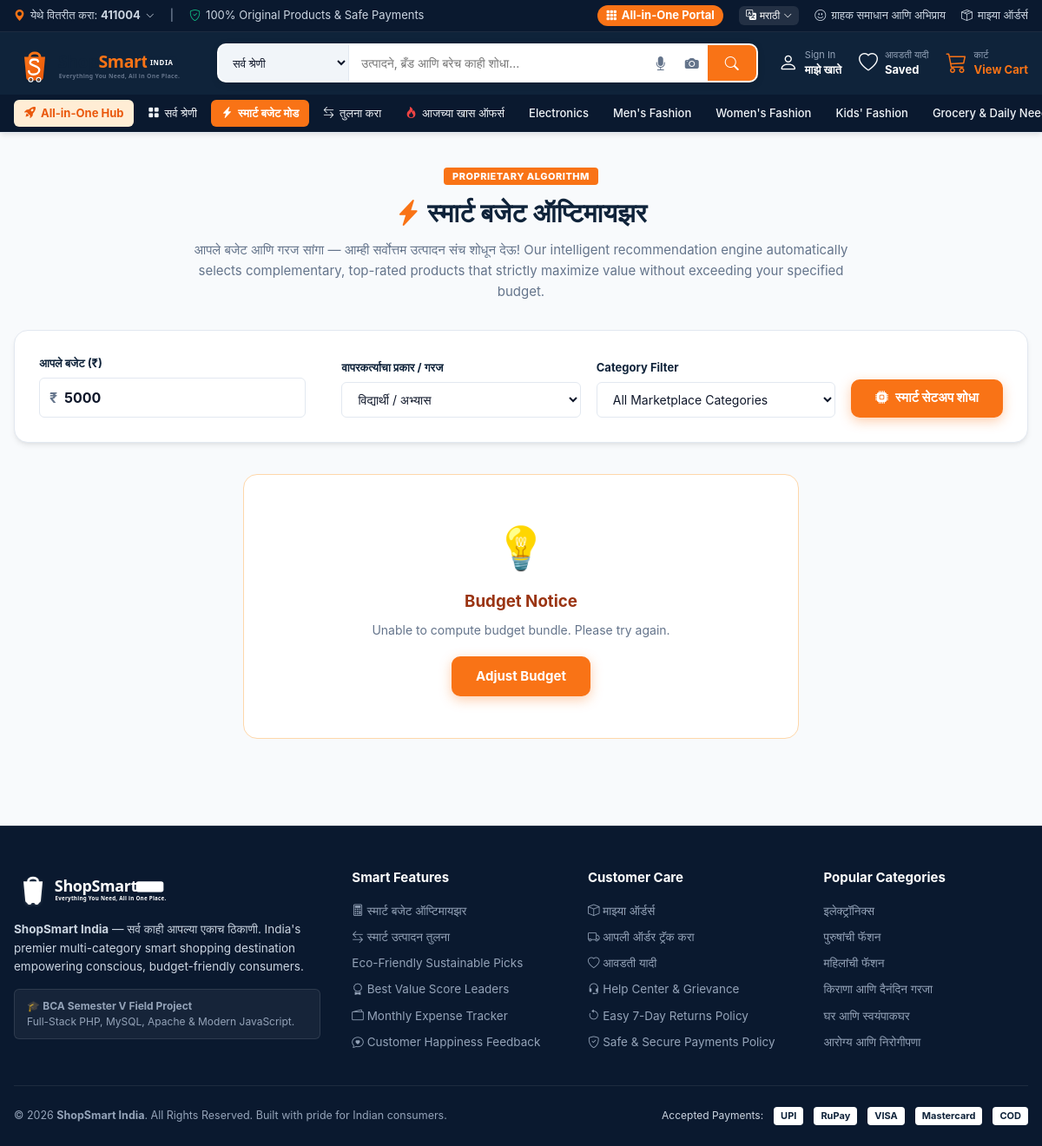
The app's page /budget.php?lang=mr with its own data.
### tables this page shows
CREATE TABLE `categories` (
  `id` INT UNSIGNED AUTO_INCREMENT PRIMARY KEY,
  `name` VARCHAR(100) NOT NULL,
  `slug` VARCHAR(100) NOT NULL UNIQUE,
  `description` TEXT DEFAULT NULL,
  `image_url` VARCHAR(255) DEFAULT NULL,
  `icon` VARCHAR(50) DEFAULT 'bi-tag',
  `display_order` INT NOT NULL DEFAULT 0,
  `is_active` TINYINT(1) NOT NULL DEFAULT 1,
  `created_at` DATETIME NOT NULL DEFAULT CURRENT_TIMESTAMP
);

### uploads/includes/i18n.php (called while the page is built, shortened)
<?php
class I18n {
    private static string $currentLang = 'en';
    private static array $translations = [];
    private static array $supportedLangs = ['en', 'mr', 'hi'];
    public static function init(): void {
        if (isset($_GET['lang']) && in_array($_GET['lang'], self::$supportedLangs, true)) {
            self::$currentLang = $_GET['lang'];
        }
        elseif (isset($_SESSION['lang']) && in_array($_SESSION['lang'], self::$supportedLangs, true)) {
            self::$currentLang = $_SESSION['lang'];
        }
        elseif (isset($_COOKIE['shopsmart_lang']) && in_array($_COOKIE['shopsmart_lang'], self::$supportedLangs, true)) {
            self::$currentLang = $_COOKIE['shopsmart_lang'];
            $_SESSION['lang'] = self::$currentLang;
        } else {
            self::$currentLang = 'en';
        }
        $file = __DIR__ . '/../lang/' . self::$currentLang . '.php';
        if (file_exists($file)) {
            self::$translations = include $file;
        } else {
            self::$translations = include __DIR__ . '/../lang/en.php';
        }
    }
    public static function get(string $key, array $replace = []): string {
        $text = self::$translations[$key] ?? $key;
        return $text;
    }
    public static function getCurrentLang(): string {
        return self::$currentLang;
    }
    public static function getSupportedLanguages(): array {
        return [
            'en' => ['name' => 'English', 'native' => 'English', 'flag' => 'IN'],
            'mr' => ['name' => 'Marathi', 'native' => 'मराठी', 'flag' => 'MH'],
            'hi' => ['name' => 'Hindi', 'native' => 'हिंदी', 'flag' => 'IN'],
        ];
    }
}
function __(string $key, array $replace = []): string {
    return I18n::get($key, $replace);
}
function currentLang(): string {
    return I18n::getCurrentLang();
}

### uploads/includes/functions.php (called while the page is built, shortened)
<?php
require_once __DIR__ . '/i18n.php';
function e(?string $string): string {
    return htmlspecialchars((string)($string ?? ''), ENT_QUOTES, 'UTF-8');
}

### uploads/includes/auth.php (called while the page is built, shortened)
<?php
require_once __DIR__ . '/functions.php';
class Auth {
    public static function isLoggedIn(): bool {
        return !empty($_SESSION['user_id']);
    }
}
function isLoggedIn(): bool {
    return Auth::isLoggedIn();
}

### budget.php (the view, shortened to what this page needs)
<?php
require_once __DIR__ . '/includes/header.php';
$inputBudget = isset($_GET['budget']) ? (float)$_GET['budget'] : 5000;
$inputPersona = $_GET['persona'] ?? 'student';
?>
<div class="container" style="padding: 36px 16px;">
  <div style="text-align:center;max-width:760px;margin:0 auto 32px;">
    <span style="background:var(--primary-orange);color:#fff;font-size:11px;font-weight:800;padding:3px 10px;border-radius:4px;text-transform:uppercase;letter-spacing:0.5px;">
      Proprietary Algorithm
    </span>
    <h1 style="font-size:30px;color:var(--primary-navy);margin:10px 0 8px;">
      <i class="bi bi-lightning-charge-fill" style="color:var(--primary-orange);"></i> <?= e(__('smart_budget_title')) ?>
    </h1>
    <p style="color:#64748b;font-size:15px;line-height:1.6;">
      <?= e(__('smart_budget_subtitle')) ?> Our intelligent recommendation engine automatically selects complementary, top-rated products that strictly maximize value without exceeding your specified budget.
    </p>
  </div>
  <div style="background:#ffffff;border:1px solid #e2e8f0;border-radius:16px;padding:28px;box-shadow:var(--shadow-md);margin-bottom:36px;">
    <form id="budget-calc-form" style="display:grid;grid-template-columns:1.2fr 1fr 1fr auto;gap:18px;align-items:flex-end;">
      <div class="form-group">
        <label class="form-label" style="font-weight:700;color:var(--primary-navy);"><?= e(__('your_budget')) ?></label>
        <div style="position:relative;">
          <span style="position:absolute;left:12px;top:50%;transform:translateY(-50%);font-weight:700;color:#64748b;">₹</span>
          <input type="number" id="budget-input" name="budget" class="form-control"
                 style="padding-left:28px;font-size:16px;font-weight:700;"
                 value="<?= $inputBudget ?>" min="100" step="50" required>
        </div>
      </div>
      <div class="form-group">
        <label class="form-label" style="font-weight:700;color:var(--primary-navy);"><?= e(__('intended_use')) ?></label>
        <select id="persona-select" name="persona" class="form-control" style="font-size:14px;">
          <option value="student" <?= $inputPersona === 'student' ? 'selected' : '' ?>><?= e(__('use_student')) ?></option>
        </select>
      </div>
      <div class="form-group">
        <label class="form-label" style="font-weight:700;color:var(--primary-navy);">Category Filter</label>
        <select id="category-select" name="category" class="form-control" style="font-size:14px;">
          <option value="">All Marketplace Categories</option>
        </select>
      </div>
      <button type="submit" class="btn-primary" style="height:44px;font-size:15px;white-space:nowrap;">
        <i class="bi bi-cpu-fill"></i> <?= e(__('find_bundle')) ?>
      </button>
    </form>
  </div>
  <div id="budget-error" style="display:none;background:#ffffff;border:1px solid #fed7aa;border-radius:16px;padding:48px 24px;text-align:center;max-width:640px;margin:auto;">
    <div style="font-size:48px;margin-bottom:12px;">💡</div>
    <h3 style="color:#9a3412;margin-bottom:8px;" id="budget-error-title">Budget Notice</h3>
    <p style="color:#64748b;font-size:14px;line-height:1.5;margin-bottom:20px;" id="budget-error-msg"></p>
    <button type="button" class="btn-primary" onclick="document.getElementById('budget-input').focus();">Adjust Budget</button>
  </div>
</div>
<?php require_once __DIR__ . '/includes/footer.php'; ?>

### uploads/includes/header.php (shortened to what this page needs)
<?php
require_once __DIR__ . '/functions.php';
require_once __DIR__ . '/i18n.php';
require_once __DIR__ . '/auth.php';
$headerCategories = [];
$db = Database::getConnection();
if ($db) {
    try {
        $catStmt = $db->query("SELECT id, name, slug FROM categories WHERE is_active = 1 ORDER BY display_order ASC LIMIT 14");
        $headerCategories = $catStmt->fetchAll();
    } catch (Exception $e) {
        $headerCategories = [];
    }
}
?>
<!DOCTYPE html>
<html lang="<?= e(currentLang()) ?>">
<head>
  <link rel="stylesheet" href="<?= APP_URL ?>/assets/css/style.css">
  <link rel="stylesheet" href="https://cdn.jsdelivr.net/npm/bootstrap-icons@1.11.3/font/bootstrap-icons.min.css">
</head>
<body>
<header class="site-header">
  <div class="top-bar">
    <div class="container">
      <div class="top-bar-left">
        <span class="top-link" id="btn-change-pin" style="cursor:pointer;" title="Click to change delivery PIN code">
          <i class="bi bi-geo-alt-fill" style="color:var(--primary-orange);"></i>
          <span><?= e(__('deliver_to')) ?>: <strong><span id="header-delivery-pin">411004</span></strong></span>
          <i class="bi bi-chevron-down" style="font-size:10px;"></i>
        </span>
        <span class="top-link" style="color:#94a3b8;">|</span>
        <span class="top-link">
          <i class="bi bi-shield-check" style="color:var(--accent-green);"></i>
          <span>100% Original Products & Safe Payments</span>
        </span>
      </div>
      <div class="top-bar-right">
        <a href="<?= APP_URL ?>/portal.php" class="top-link" style="background:#f97316;color:#ffffff;padding:2px 10px;border-radius:12px;font-weight:700;display:inline-flex;align-items:center;gap:5px;">
          <i class="bi bi-grid-3x3-gap-fill"></i>
          <span>All-in-One Portal</span>
        </a>
        <div style="position:relative;display:inline-block;">
          <button type="button" class="lang-selector-btn" onclick="document.getElementById('lang-dropdown').classList.toggle('active')">
            <i class="bi bi-translate"></i>
            <span><?= e(I18n::getSupportedLanguages()[currentLang()]['native']) ?></span>
            <i class="bi bi-chevron-down" style="font-size:10px;"></i>
          </button>
        </div>
        <a href="<?= APP_URL ?>/feedback.php" class="top-link">
          <i class="bi bi-emoji-smile"></i>
          <span><?= e(__('feedback_title')) ?></span>
        </a>
        <a href="<?= APP_URL ?>/account.php?tab=orders" class="top-link">
          <i class="bi bi-box-seam"></i>
          <span><?= e(__('nav_my_orders')) ?></span>
        </a>
      </div>
    </div>
  </div>
  <div class="main-header">
    <div class="container">
      <a href="<?= APP_URL ?>/index.php" class="brand-link" title="<?= e(__('app_name')) ?>">
        <img src="<?= APP_URL ?>/assets/images/logo.svg" alt="ShopSmart India" class="brand-logo">
      </a>
      <div class="search-container">
        <form action="<?= APP_URL ?>/products.php" method="GET" class="search-form" id="header-search-form">
          <select name="category" class="search-category-select">
            <option value=""><?= e(__('nav_categories')) ?></option>
          </select>
          <input type="text" name="q" id="header-search-input" class="search-input"
                 placeholder="<?= e(__('search_placeholder')) ?>"
                 value="<?= e($_GET['q'] ?? '') ?>" autocomplete="off">
          <button type="button" class="search-tools-btn" id="btn-voice-search" title="Voice Search (Web Speech API)">
            <i class="bi bi-mic-fill"></i>
          </button>
          <button type="button" class="search-tools-btn" id="btn-image-search" title="Image Search Demonstration">
            <i class="bi bi-camera-fill"></i>
          </button>
          <button type="submit" class="search-submit-btn" title="Search">
            <i class="bi bi-search" style="font-size:16px;"></i>
          </button>
        </form>
      </div>
      <div class="header-actions">
        <div style="position:relative;display:inline-block;" id="user-menu-container">
          <?php if (isLoggedIn()): ?>
            <a href="<?= APP_URL ?>/account.php" class="header-action-item" onclick="event.preventDefault(); document.getElementById('account-dropdown').classList.toggle('active')">
              <i class="bi bi-person-circle" style="font-size:22px;color:var(--primary-orange);"></i>
              <div class="header-action-text">
                <span class="subtext">Hello, <?= e(explode(' ', currentUser()['name'])[0]) ?></span>
                <span class="maintext"><?= e(__('nav_account')) ?> <i class="bi bi-chevron-down" style="font-size:10px;"></i></span>
              </div>
            </a>
            <div id="account-dropdown" style="display:none;position:absolute;top:100%;right:0;background:#ffffff;border:1px solid #e2e8f0;border-radius:8px;box-shadow:0 8px 24px rgba(0,0,0,0.15);padding:8px;min-width:200px;z-index:9999;">
              <a href="<?= APP_URL ?>/account.php" style="display:flex;align-items:center;gap:8px;padding:8px 12px;font-size:13.5px;color:#0f172a;border-radius:4px;" onmouseover="this.style.background='#fff7ed'" onmouseout="this.style.background='transparent'"><i class="bi bi-person"></i> My Profile</a>
              <a href="<?= APP_URL ?>/account.php?tab=orders" style="display:flex;align-items:center;gap:8px;padding:8px 12px;font-size:13.5px;color:#0f172a;border-radius:4px;" onmouseover="this.style.background='#fff7ed'" onmouseout="this.style.background='transparent'"><i class="bi bi-box"></i> My Orders</a>
              <a href="<?= APP_URL ?>/wishlist.php" style="display:flex;align-items:center;gap:8px;padding:8px 12px;font-size:13.5px;color:#0f172a;border-radius:4px;" onmouseover="this.style.background='#fff7ed'" onmouseout="this.style.background='transparent'"><i class="bi bi-heart"></i> My Wishlist</a>
              <a href="<?= APP_URL ?>/account.php?tab=expense" style="display:flex;align-items:center;gap:8px;padding:8px 12px;font-size:13.5px;color:#0f172a;border-radius:4px;" onmouseover="this.style.background='#fff7ed'" onmouseout="this.style.background='transparent'"><i class="bi bi-wallet2"></i> Expense Tracker</a>
              <?php if (isAdmin()): ?>
                <a href="<?= APP_URL ?>/admin/index.php" style="display:flex;align-items:center;gap:8px;padding:8px 12px;font-size:13.5px;color:var(--primary-orange);font-weight:700;border-radius:4px;" onmouseover="this.style.background='#fff7ed'" onmouseout="this.style.background='transparent'"><i class="bi bi-shield-lock"></i> Admin Portal</a>
              <?php endif; ?>
              <hr style="border:none;border-top:1px solid #f1f5f9;margin:6px 0;">
              <form action="<?= APP_URL ?>/logout.php" method="POST" style="margin:0;">
                <?= csrfField() ?>
                <button type="submit" style="display:flex;align-items:center;gap:8px;padding:8px 12px;font-size:13.5px;color:#ef4444;width:100%;text-align:left;border-radius:4px;" onmouseover="this.style.background='#fef2f2'" onmouseout="this.style.background='transparent'">
                  <i class="bi bi-box-arrow-right"></i> <?= e(__('nav_logout')) ?>
                </button>
              </form>
            </div>
          <?php else: ?>
            <a href="<?= APP_URL ?>/login.php" class="header-action-item">
              <i class="bi bi-person" style="font-size:22px;"></i>
              <div class="header-action-text">
                <span class="subtext">Sign In</span>
                <span class="maintext"><?= e(__('nav_account')) ?></span>
              </div>
            </a>
          <?php endif; ?>
        </div>
        <a href="<?= APP_URL ?>/wishlist.php" class="header-action-item" title="<?= e(__('nav_wishlist')) ?>">
          <i class="bi bi-heart" style="font-size:22px;"></i>
          <div class="header-action-text">
            <span class="subtext"><?= e(__('nav_wishlist')) ?></span>
            <span class="maintext">Saved</span>
          </div>
        </a>
        <a href="<?= APP_URL ?>/cart.php" class="header-action-item" title="<?= e(__('nav_my_cart')) ?>">
          <i class="bi bi-cart3" style="font-size:24px;color:var(--primary-orange);"></i>
          <div class="header-action-text">
            <span class="subtext"><?= e(__('nav_my_cart')) ?></span>
            <span class="maintext" style="color:var(--primary-orange);">View Cart</span>
          </div>
        </a>
      </div>
    </div>
  </div>
  <nav class="nav-categories-bar">
    <div class="container">
      <ul class="nav-categories-list">
        <li class="nav-cat-item" style="background:#ffedd5;border-radius:6px;">
          <a href="<?= APP_URL ?>/portal.php" style="color:#ea580c;font-weight:700;">
            <i class="bi bi-rocket-takeoff-fill"></i>
            <span>All-in-One Hub</span>
          </a>
        </li>
        <li class="nav-cat-item">
          <a href="<?= APP_URL ?>/products.php">
            <i class="bi bi-grid-fill"></i>
            <span><?= e(__('nav_categories')) ?></span>
          </a>
        </li>
        <li class="nav-cat-item highlight">
          <a href="<?= APP_URL ?>/budget.php">
            <i class="bi bi-lightning-charge-fill"></i>
            <span><?= e(__('nav_budget_mode')) ?></span>
          </a>
        </li>
        <li class="nav-cat-item">
          <a href="<?= APP_URL ?>/compare.php">
            <i class="bi bi-arrow-left-right"></i>
            <span><?= e(__('nav_compare')) ?></span>
          </a>
        </li>
        <li class="nav-cat-item">
          <a href="<?= APP_URL ?>/products.php?deal=1">
            <i class="bi bi-fire" style="color:#ef4444;"></i>
            <span><?= e(__('nav_deals')) ?></span>
          </a>
        </li>
        <?php foreach ($headerCategories as $cat): ?>
          <li class="nav-cat-item">
            <a href="<?= APP_URL ?>/products.php?category=<?= e($cat['slug']) ?>">
              <?= e($cat['name']) ?>
            </a>
          </li>
        <?php endforeach; ?>
      </ul>
    </div>
  </nav>
</header>

### records on screen
categories: name "Electronics"
categories: name "Men's Fashion"
categories: name "Women's Fashion"
categories: name "Kids' Fashion"
categories: name "Grocery & Daily…"

### other values on screen
__('deliver_to') "येथे वितरीत करा"
I18n::getSupportedLanguages()[currentLang()]['native'] "मराठी"
__('feedback_title') "ग्राहक समाधान आणि अभिप्राय"
__('nav_my_orders') "माझ्या ऑर्डर्स"
__('nav_account') "माझे खाते"
__('nav_wishlist') "आवडती यादी"
__('nav_my_cart') "कार्ट"
__('nav_categories') "सर्व श्रेणी"
__('nav_budget_mode') "स्मार्ट बजेट मोड"
__('nav_compare') "तुलना करा"
__('nav_deals') "आजच्या खास ऑफर्स"
__('smart_budget_title') "स्मार्ट बजेट ऑप्टिमायझर"
__('smart_budget_subtitle') "आपले बजेट आणि गरज सांगा — आम्ही सर्वोत्तम उत्पादन संच शोधून देऊ!"
__('your_budget') "आपले बजेट (₹)"
__('intended_use') "वापरकर्त्याचा प्रकार / गरज"
